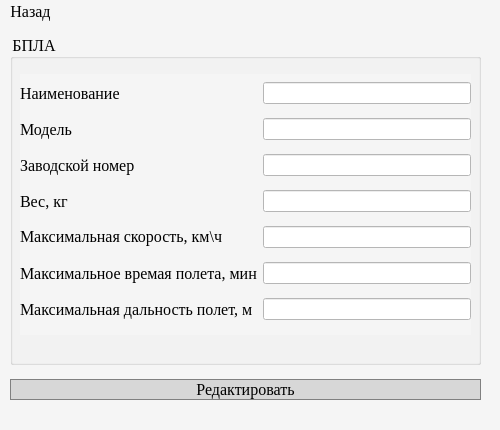
<?xml version="1.0" encoding="UTF-8"?>
<ui version="4.0">
 <class>MainWindow</class>
 <widget class="QMainWindow" name="MainWindow">
  <property name="enabled">
   <bool>true</bool>
  </property>
  <property name="geometry">
   <rect>
    <x>0</x>
    <y>0</y>
    <width>500</width>
    <height>430</height>
   </rect>
  </property>
  <property name="minimumSize">
   <size>
    <width>500</width>
    <height>430</height>
   </size>
  </property>
  <property name="maximumSize">
   <size>
    <width>500</width>
    <height>430</height>
   </size>
  </property>
  <property name="font">
   <font>
    <family>Times New Roman</family>
    <pointsize>12</pointsize>
   </font>
  </property>
  <property name="windowTitle">
   <string>Редактировать БПЛА</string>
  </property>
  <property name="styleSheet">
   <string notr="true">background-color:rgb(245, 245, 245)</string>
  </property>
  <widget class="QWidget" name="centralwidget">
   <widget class="QGroupBox" name="groupBox_EDIT_BPLA">
    <property name="geometry">
     <rect>
      <x>10</x>
      <y>10</y>
      <width>471</width>
      <height>331</height>
     </rect>
    </property>
    <property name="maximumSize">
     <size>
      <width>16777215</width>
      <height>700</height>
     </size>
    </property>
    <property name="font">
     <font>
      <family>Times New Roman</family>
      <pointsize>12</pointsize>
     </font>
    </property>
    <property name="title">
     <string>БПЛА</string>
    </property>
    <widget class="QWidget" name="gridLayoutWidget">
     <property name="geometry">
      <rect>
       <x>10</x>
       <y>40</y>
       <width>451</width>
       <height>261</height>
      </rect>
     </property>
     <layout class="QGridLayout" name="gridLayout">
      <item row="5" column="1">
       <widget class="QLineEdit" name="lineEdit_MAX_TIME_FLIGHT">
        <property name="styleSheet">
         <string notr="true">QLineEdit{
	background-color:white;
}
QLineEdit:hover{
	border:1px solid rgb(5,142,215);
}
QLineEdit:pressed{
	border:1px solid rgb(5,142,215);
}</string>
        </property>
       </widget>
      </item>
      <item row="6" column="1">
       <widget class="QLineEdit" name="lineEdit_MAX_DIST_POLET">
        <property name="styleSheet">
         <string notr="true">QLineEdit{
	background-color:white;
}
QLineEdit:hover{
	border:1px solid rgb(5,142,215);
}
QLineEdit:pressed{
	border:1px solid rgb(5,142,215);
}</string>
        </property>
       </widget>
      </item>
      <item row="5" column="0">
       <widget class="QLabel" name="label_MAX_TIME_FLIGHT">
        <property name="font">
         <font>
          <family>Times New Roman</family>
          <pointsize>12</pointsize>
         </font>
        </property>
        <property name="text">
         <string>Максимальное времая полета, мин</string>
        </property>
       </widget>
      </item>
      <item row="0" column="1">
       <widget class="QLineEdit" name="lineEdit_NAME">
        <property name="sizePolicy">
         <sizepolicy hsizetype="Expanding" vsizetype="Fixed">
          <horstretch>0</horstretch>
          <verstretch>0</verstretch>
         </sizepolicy>
        </property>
        <property name="maximumSize">
         <size>
          <width>16777215</width>
          <height>16777215</height>
         </size>
        </property>
        <property name="styleSheet">
         <string notr="true">QLineEdit{
	background-color:white;
}
QLineEdit:hover{
	border:1px solid rgb(5,142,215);
}
QLineEdit:pressed{
	border:1px solid rgb(5,142,215);
}</string>
        </property>
        <property name="text">
         <string/>
        </property>
       </widget>
      </item>
      <item row="4" column="1">
       <widget class="QLineEdit" name="lineEdit_MAX_SPEED">
        <property name="styleSheet">
         <string notr="true">QLineEdit{
	background-color:white;
}
QLineEdit:hover{
	border:1px solid rgb(5,142,215);
}
QLineEdit:pressed{
	border:1px solid rgb(5,142,215);
}</string>
        </property>
       </widget>
      </item>
      <item row="3" column="1">
       <widget class="QLineEdit" name="lineEdit_VES">
        <property name="styleSheet">
         <string notr="true">QLineEdit{
	background-color:white;
}
QLineEdit:hover{
	border:1px solid rgb(5,142,215);
}
QLineEdit:pressed{
	border:1px solid rgb(5,142,215);
}</string>
        </property>
       </widget>
      </item>
      <item row="2" column="1">
       <widget class="QLineEdit" name="lineEdit_ZAVODCKOY_NOMER">
        <property name="styleSheet">
         <string notr="true">QLineEdit{
	background-color:white;
}
QLineEdit:hover{
	border:1px solid rgb(5,142,215);
}
QLineEdit:pressed{
	border:1px solid rgb(5,142,215);
}</string>
        </property>
        <property name="text">
         <string/>
        </property>
       </widget>
      </item>
      <item row="1" column="0">
       <widget class="QLabel" name="label_2_MODEL">
        <property name="maximumSize">
         <size>
          <width>16777215</width>
          <height>16777215</height>
         </size>
        </property>
        <property name="font">
         <font>
          <family>Times New Roman</family>
          <pointsize>12</pointsize>
         </font>
        </property>
        <property name="text">
         <string>Модель</string>
        </property>
       </widget>
      </item>
      <item row="2" column="0">
       <widget class="QLabel" name="label_ZAVODSKOY_NOMER">
        <property name="maximumSize">
         <size>
          <width>16777215</width>
          <height>16777215</height>
         </size>
        </property>
        <property name="font">
         <font>
          <family>Times New Roman</family>
          <pointsize>12</pointsize>
         </font>
        </property>
        <property name="text">
         <string>Заводской номер</string>
        </property>
       </widget>
      </item>
      <item row="3" column="0">
       <widget class="QLabel" name="label_VES">
        <property name="maximumSize">
         <size>
          <width>16777215</width>
          <height>16777215</height>
         </size>
        </property>
        <property name="font">
         <font>
          <family>Times New Roman</family>
          <pointsize>12</pointsize>
         </font>
        </property>
        <property name="text">
         <string>Вес, кг</string>
        </property>
       </widget>
      </item>
      <item row="4" column="0">
       <widget class="QLabel" name="label_MAX_SPEED">
        <property name="maximumSize">
         <size>
          <width>16777215</width>
          <height>16777215</height>
         </size>
        </property>
        <property name="font">
         <font>
          <family>Times New Roman</family>
          <pointsize>12</pointsize>
         </font>
        </property>
        <property name="text">
         <string>&lt;html&gt;&lt;head/&gt;&lt;body&gt;&lt;p&gt;Максимальная скорость, км\ч&lt;/p&gt;&lt;/body&gt;&lt;/html&gt;</string>
        </property>
       </widget>
      </item>
      <item row="6" column="0">
       <widget class="QLabel" name="label_MAX_DIST_POLET">
        <property name="font">
         <font>
          <family>Times New Roman</family>
          <pointsize>12</pointsize>
         </font>
        </property>
        <property name="text">
         <string>Максимальная дальность полет, м</string>
        </property>
       </widget>
      </item>
      <item row="0" column="0">
       <widget class="QLabel" name="label_NAME">
        <property name="maximumSize">
         <size>
          <width>16777215</width>
          <height>16777215</height>
         </size>
        </property>
        <property name="font">
         <font>
          <family>Times New Roman</family>
          <pointsize>12</pointsize>
         </font>
        </property>
        <property name="text">
         <string>Наименование</string>
        </property>
       </widget>
      </item>
      <item row="1" column="1">
       <widget class="QLineEdit" name="lineEdit_MODEL">
        <property name="styleSheet">
         <string notr="true">QLineEdit{
	background-color:white;
}
QLineEdit:hover{
	border:1px solid rgb(5,142,215);
}
QLineEdit:pressed{
	border:1px solid rgb(5,142,215);
}</string>
        </property>
        <property name="text">
         <string/>
        </property>
       </widget>
      </item>
     </layout>
    </widget>
   </widget>
   <widget class="QWidget" name="horizontalLayoutWidget_5">
    <property name="geometry">
     <rect>
      <x>10</x>
      <y>350</y>
      <width>471</width>
      <height>31</height>
     </rect>
    </property>
    <layout class="QHBoxLayout" name="horizontalLayout">
     <item>
      <widget class="QPushButton" name="pushButton_EDIT_BPLA_IN_BD">
       <property name="font">
        <font>
         <family>Times New Roman</family>
         <pointsize>12</pointsize>
        </font>
       </property>
       <property name="styleSheet">
        <string notr="true">QPushButton{
background-color: rgb(215, 215, 215);
border: 1px solid gray;
}
QPushButton:hover {border:2px solid  rgb(0, 120, 215);}
QPushButton:pressed {border:2px solid  rgb(0, 120, 215);}</string>
       </property>
       <property name="text">
        <string>Редактировать</string>
       </property>
      </widget>
     </item>
    </layout>
   </widget>
  </widget>
  <widget class="QMenuBar" name="menubar">
   <property name="geometry">
    <rect>
     <x>0</x>
     <y>0</y>
     <width>500</width>
     <height>24</height>
    </rect>
   </property>
   <property name="font">
    <font>
     <family>Times New Roman</family>
     <pointsize>12</pointsize>
    </font>
   </property>
   <widget class="QMenu" name="menu">
    <property name="enabled">
     <bool>true</bool>
    </property>
    <property name="font">
     <font>
      <family>Times New Roman</family>
      <pointsize>12</pointsize>
      <weight>50</weight>
      <bold>false</bold>
     </font>
    </property>
    <property name="title">
     <string>Назад</string>
    </property>
   </widget>
   <addaction name="menu"/>
  </widget>
  <widget class="QStatusBar" name="statusbar"/>
 </widget>
 <resources/>
 <connections/>
</ui>
